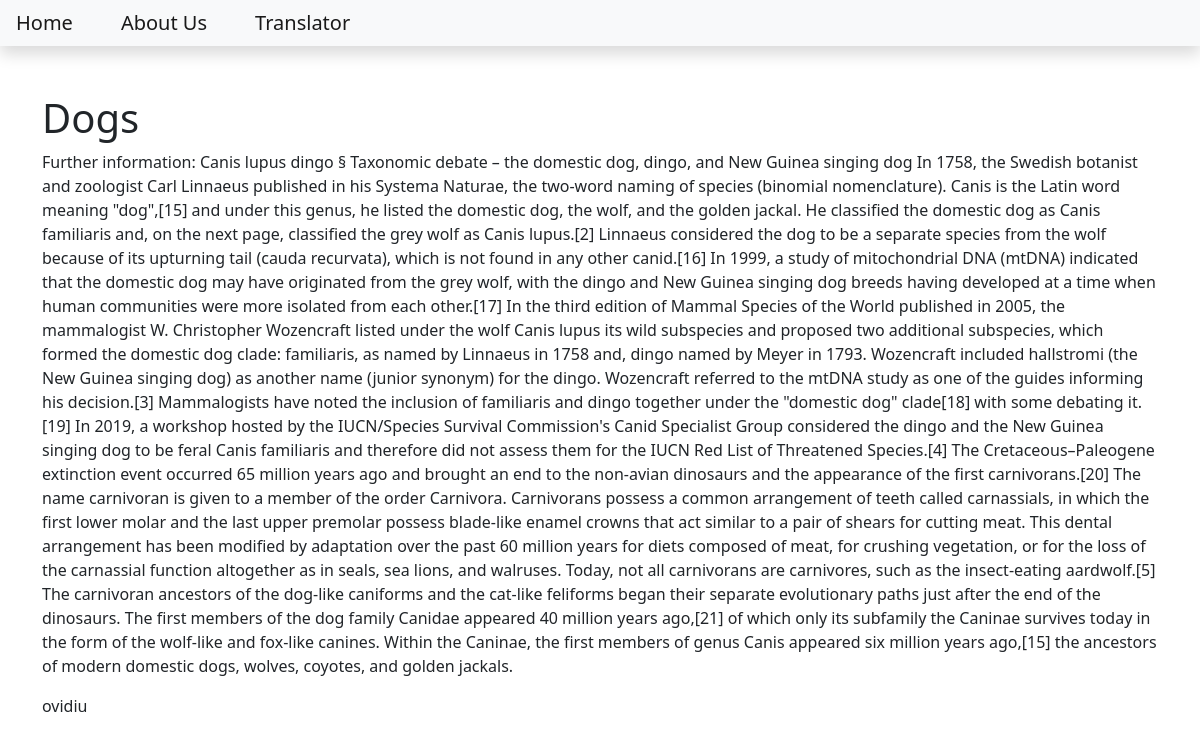
The page /dogs on the database its author committed.
### blog/models.py (models this page shows, shortened)
class Post(models.Model):
    title = models.CharField(max_length=200)
    content = models.TextField()
    date_created = models.DateTimeField(auto_now_add=True)
    slug = models.SlugField(max_length=200,unique=True)
    author = models.ForeignKey(to=User, on_delete=models.CASCADE)
    status = models.IntegerField(choices=STATUS, default=0)

### blog/views.py (the view)
# urls.py: path('<slug:slug>', views.BlogView.as_view(), name='blog_view'),
class BlogView(generic.DetailView):
    model = Post
    template_name = 'blog.html'

### templates/blog.html
{% extends 'base.html' %}
{% block content%}
<div class="container">
    <h1>{{object.title}}</h1>
    <p>{{object.content}}</p>
    <p>{{object.author}}</p>
</div>
{% endblock content%}

### rows shown on the page
Post: title "Dogs", content "Further information: Canis lupus dingo § Taxonomic debate – the domestic dog, dingo, and New Guinea singing dog In 1758, the Swedish botanist and zoologist Carl Linnaeus published in his Systema Naturae, the two-word naming of species (binomial nomenclature). Canis is the Latin word meaning \"dog\",[15] and under this genus, he listed the domestic dog, the wolf, and the golden jackal. He classified the domestic dog as Canis familiaris and, on the next page, classified the grey wolf as Canis lupus.[2] Linnaeus considered the dog to be a separate species from the wolf because of its upturning tail (cauda recurvata), which is not found in any other canid.[16] In 1999, a study of mitochondrial…", author "ovidiu"
